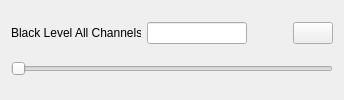
                      <widget class="QWidget" name="tab_3">
                       <attribute name="title">
                        <string>All Channels</string>
                       </attribute>
                       <layout class="QVBoxLayout" name="verticalLayout_24">
                        <item>
                         <layout class="QHBoxLayout" name="horizontalLayout_25">
                          <item>
                           <widget class="QLabel" name="label_14">
                            <property name="minimumSize">
                             <size>
                              <width>130</width>
                              <height>0</height>
                             </size>
                            </property>
                            <property name="maximumSize">
                             <size>
                              <width>130</width>
                              <height>16777215</height>
                             </size>
                            </property>
                            <property name="text">
                             <string>Black Level All Channels:   </string>
                            </property>
                           </widget>
                          </item>
                          <item>
                           <widget class="QLineEdit" name="LE_Black_0">
                            <property name="maximumSize">
                             <size>
                              <width>100</width>
                              <height>16777215</height>
                             </size>
                            </property>
                           </widget>
                          </item>
                          <item>
                           <spacer name="horizontalSpacer_10">
                            <property name="orientation">
                             <enum>Qt::Horizontal</enum>
                            </property>
                            <property name="sizeHint" stdset="0">
                             <size>
                              <width>40</width>
                              <height>20</height>
                             </size>
                            </property>
                           </spacer>
                          </item>
                          <item>
                           <widget class="QPushButton" name="B_BlackOrig_0">
                            <property name="minimumSize">
                             <size>
                              <width>0</width>
                              <height>0</height>
                             </size>
                            </property>
                            <property name="maximumSize">
                             <size>
                              <width>100</width>
                              <height>16777215</height>
                             </size>
                            </property>
                            <property name="text">
                             <string/>
                            </property>
                            <property name="icon">
                             <iconset resource="icons.qrc">
                              <normaloff>:/Icons/curved.ico</normaloff>:/Icons/curved.ico</iconset>
                            </property>
                           </widget>
                          </item>
                         </layout>
                        </item>
                        <item>
                         <widget class="QSlider" name="SD_Black_0">
                          <property name="minimum">
                           <number>0</number>
                          </property>
                          <property name="maximum">
                           <number>32000</number>
                          </property>
                          <property name="value">
                           <number>0</number>
                          </property>
                          <property name="sliderPosition">
                           <number>0</number>
                          </property>
                          <property name="orientation">
                           <enum>Qt::Horizontal</enum>
                          </property>
                         </widget>
                        </item>
                       </layout>
                       <zorder>SD_Black_0</zorder>
                       <zorder></zorder>
                      </widget>
